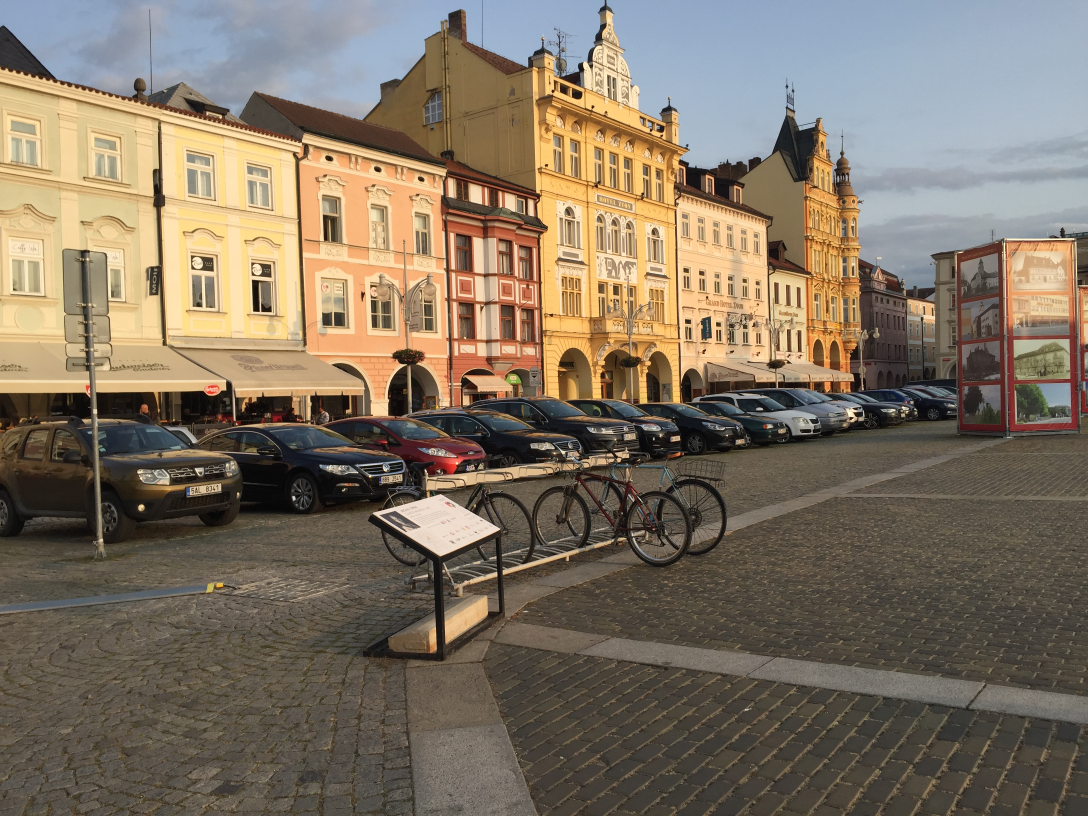
#> input picture jenga/FamilyTrip.jpg, 3264 x 2448 px (shown at 1/3 size)
$ jupyter execute --allow-errors openCV.ipynb
#> lines starting #> are read from the running program, lines starting #| are printed output that depends on the picture
[cell 1]
#pip install opencv-contrib-python

[cell 2]
import cv2
import matplotlib.pyplot as plt
import numpy
import pandas
from IPython.display import Image

[cell 3]
colorImg = cv2.imread("FamilyTrip.jpg", cv2.IMREAD_COLOR)
#> colorImg is the input picture: shape (2448, 3264, 3); mean B, G, R 98.9, 115.3, 127.9
plt.figure(figsize=(20,20))
#> (this line was passed over: IPython is not available in this run)
plt.subplot(2,2,1)
#> (this line was passed over: IPython is not available in this run)
plt.title("Original")
#> (this line was passed over: IPython is not available in this run)
plt.imshow(colorImg)
#> (this line was passed over: IPython is not available in this run)


b, g, r = cv2.split(colorImg)
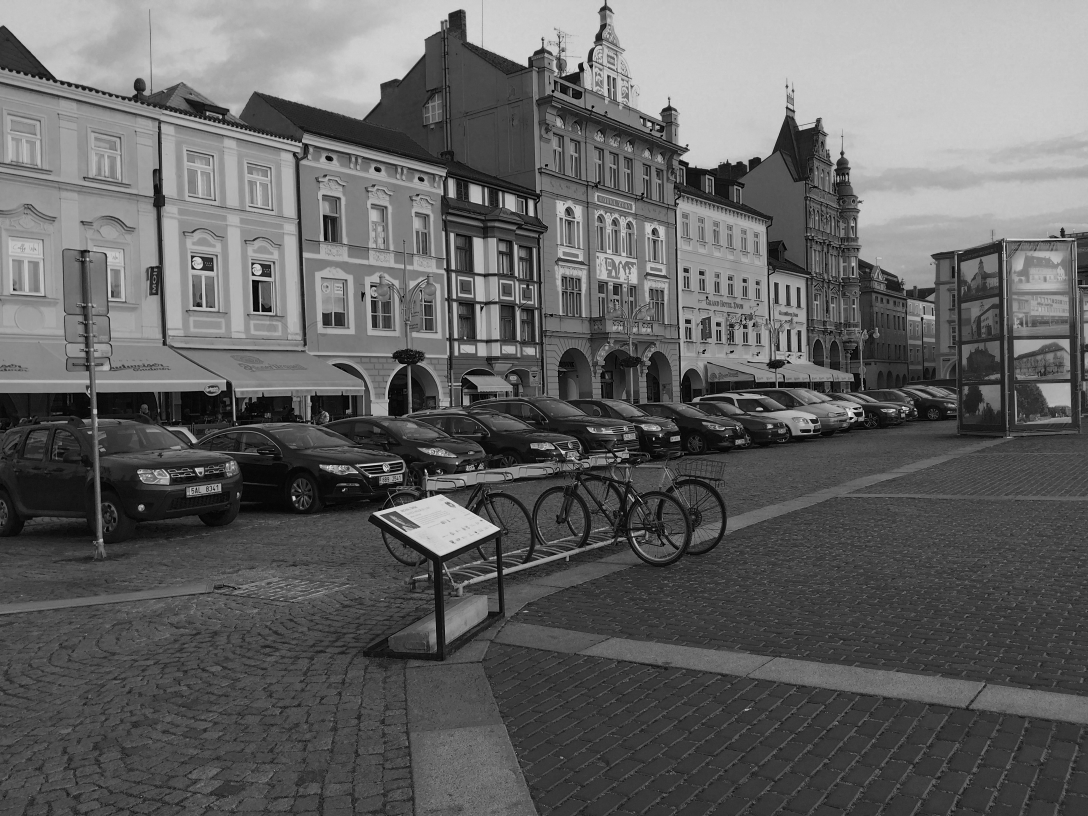
#> b: shape (2448, 3264) (shown at 1/3 size); min 0, max 255, mean 98.9
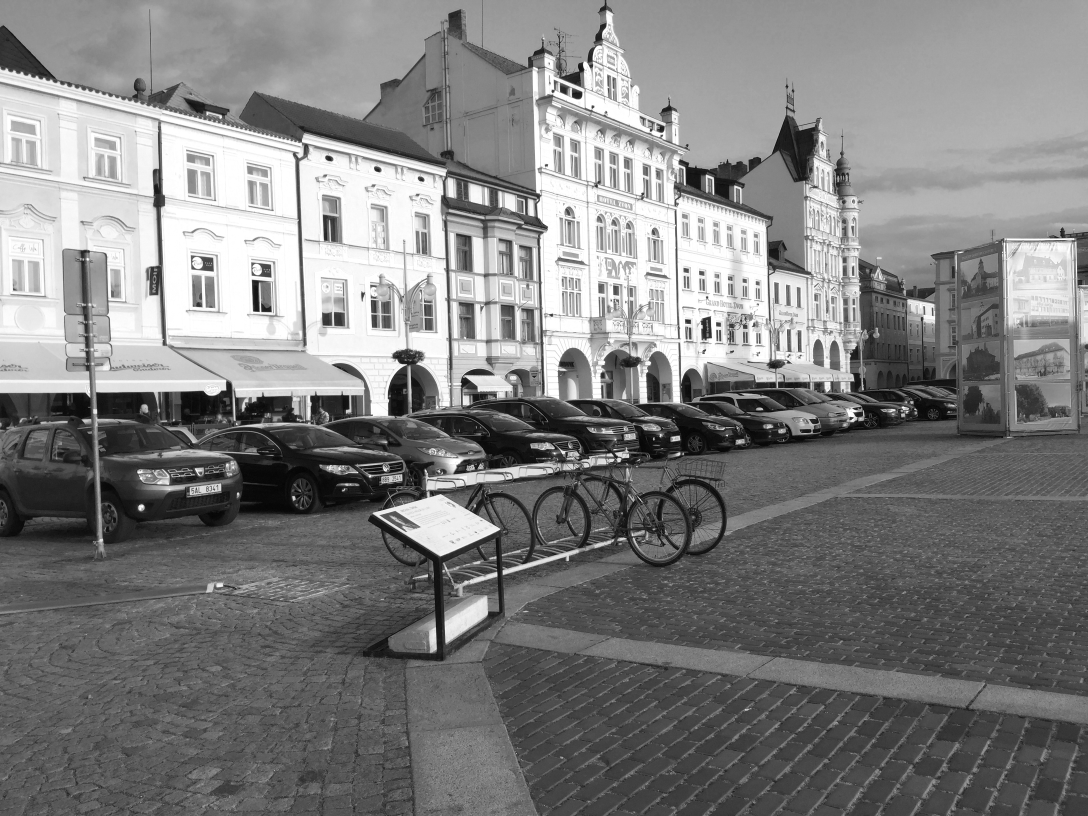
#> r: shape (2448, 3264) (shown at 1/3 size); min 0, max 255, mean 127.9

print('Hello')

[cell 4]
#Image("Desktop\FamilyTrip.jpg")
#Image("C:\\Users\jenga\Desktop\FamilyTrip.jpg")

[cell 5]
# Importing the OpenCV library
import cv2
# Reading the image using imread() function
image = cv2.imread('C:\\Users\jenga\Desktop\FamilyTrip.jpg')

# Extracting the height and width of an image
h, w = image.shape[:2]
#> h = 2448; w = 3264
# Displaying the height and width
print("Height = {},  Width = {}".format(h, w))
#| Height = 2448,  Width = 3264

[cell 6]
# Extracting RGB values.
# Here we have randomly chosen a pixel
# by passing in 100, 100 for height and width.
(B, G, R) = image[100, 100]
#> B = 195; G = 168; R = 147

# Displaying the pixel values
print("R = {}, G = {}, B = {}".format(R, G, B))
#| R = 147, G = 168, B = 195

# We can also pass the channel to extract
# the value for a specific channel
B = image[100, 100, 0]
print("B = {}".format(B))
#| B = 195

[cell 7]
# We will calculate the region of interest
# by slicing the pixels of the image
roi = image[100 : 500, 200 : 700]
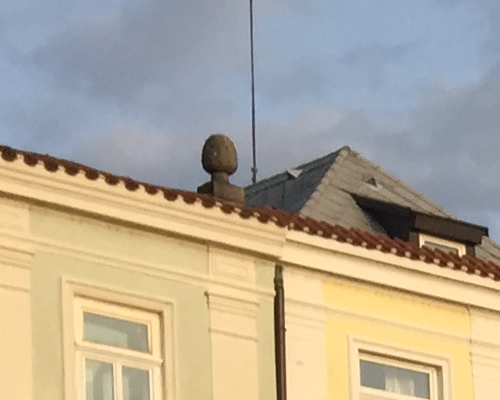
#> roi: shape (400, 500, 3); mean B, G, R 151.6, 169.2, 178.7

[cell 8]
# resize() function takes 2 parameters,
# the image and the dimensions
resize = cv2.resize(image, (800, 800))
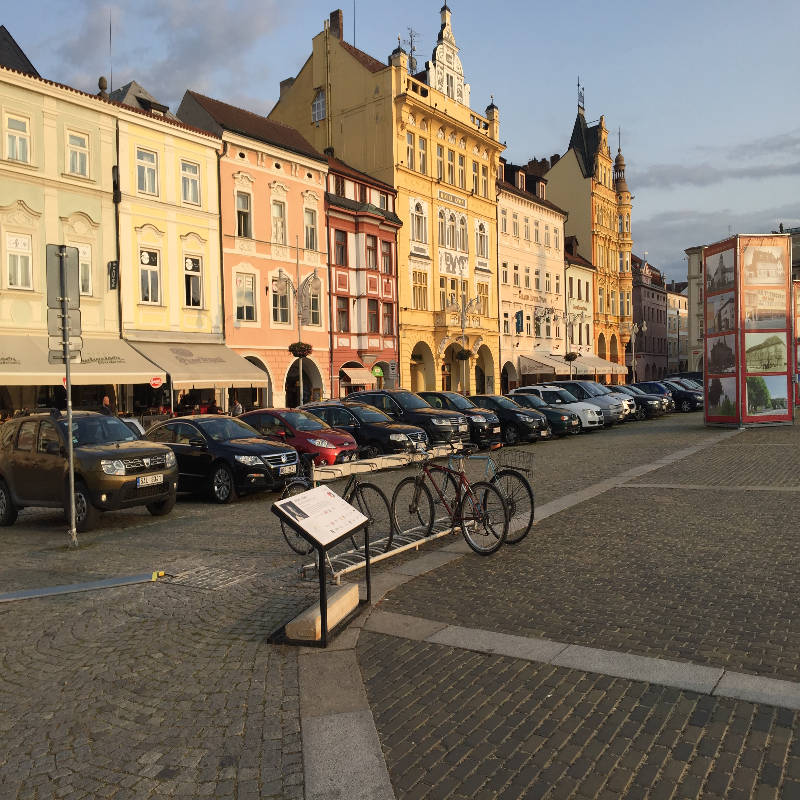
#> resize: shape (800, 800, 3); mean B, G, R 98.8, 115.2, 127.8

[cell 9]
# Calculating the ratio
ratio = 800 / w
#> ratio = 0.245

# Creating a tuple containing width and height
dim = (800, int(h * ratio))
#> dim = (800, 600)

# Resizing the image
resize_aspect = cv2.resize(image, dim)

[cell 10]
# Calculating the center of the image
center = (w // 2, h // 2)
#> center = (1632, 1224)

# Generating a rotation matrix
matrix = cv2.getRotationMatrix2D(center, -45, 1.0)

# Performing the affine transformation
rotated = cv2.warpAffine(image, matrix, (w, h))
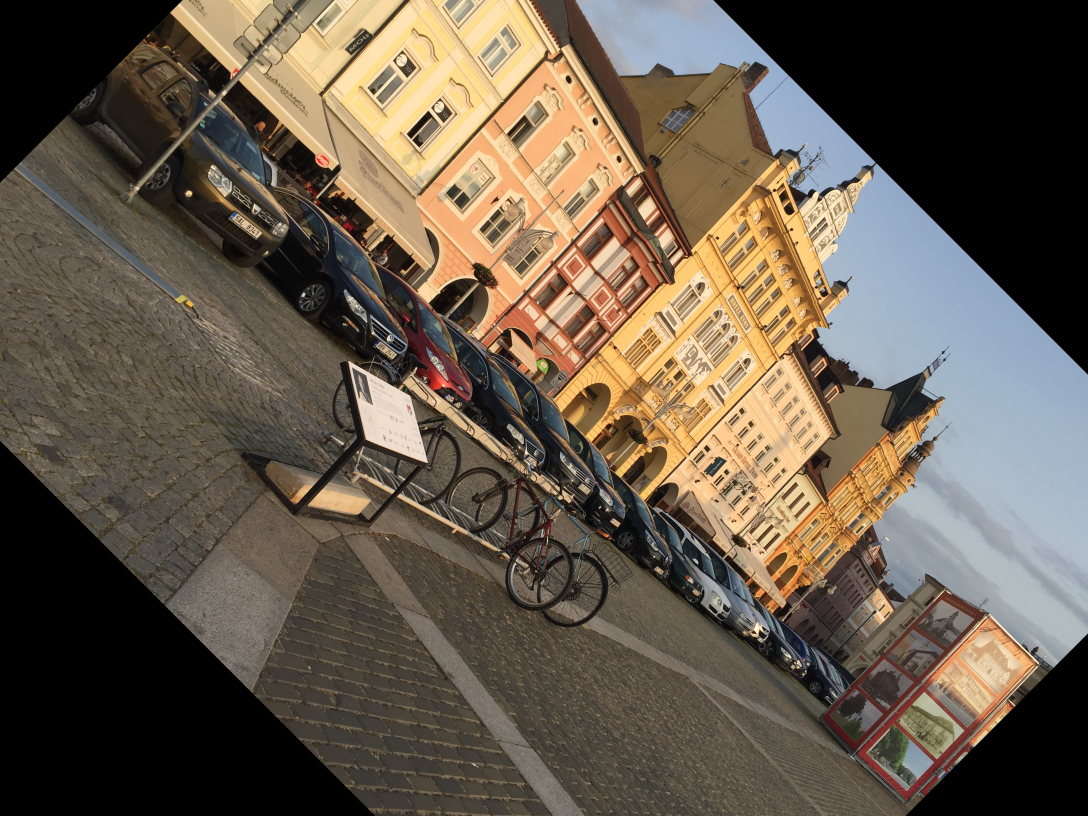
#> rotated: shape (2448, 3264, 3) (shown at 1/3 size); mean B, G, R 76.7, 90.9, 102.4

[cell 11]
# We are copying the original image,
# as it is an in-place operation.
output = image.copy()

# Using the rectangle() function to create a rectangle.
rectangle = cv2.rectangle(output, (1500, 900),
                          (600, 400), (255, 0, 0), 2)

[cell 12]
# Copying the original image
output = image.copy()

# Adding the text using putText() function
text = cv2.putText(output, 'OpenCV Demo', (500, 550),
                   cv2.FONT_HERSHEY_SIMPLEX, 4, (255, 0, 0), 2)

[cell 13]
# Python programe to illustrate
# arithmetic operation of
# addition of two images

# organizing imports
import cv2
import numpy as np

# path to input images are specified and
# images are loaded with imread command
image1 = cv2.imread('FamilyTrip.jpg')
image2 = cv2.imread('spac-32.jpg')
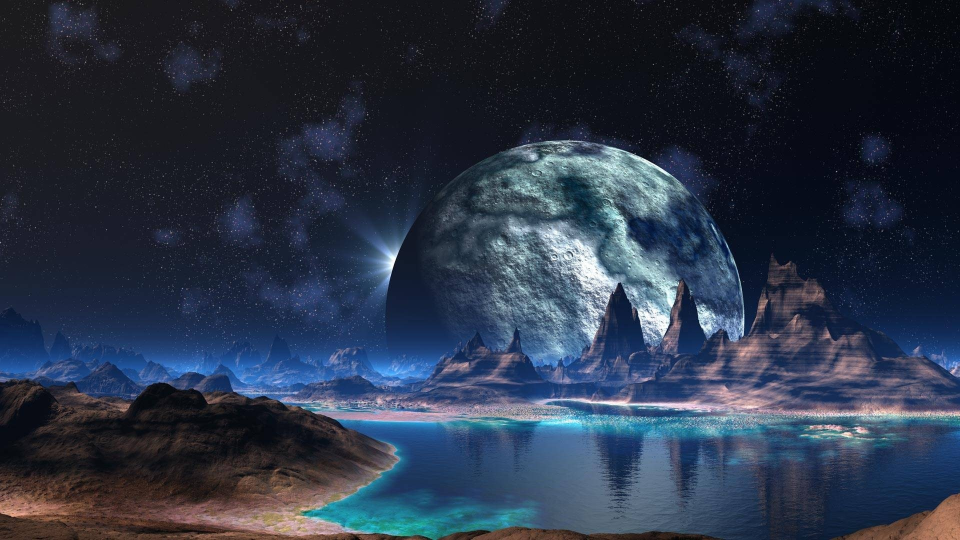
#> input picture jenga/spac-32.jpg, 1920 x 1080 px (shown at 1/2 size)
#> image2 is the input picture: shape (1080, 1920, 3); mean B, G, R 70.9, 52.8, 42.5

# cv2.addWeighted is applied over the
# image inputs with applied parameters
#> (the rest of this cell did not finish here and is left out)
